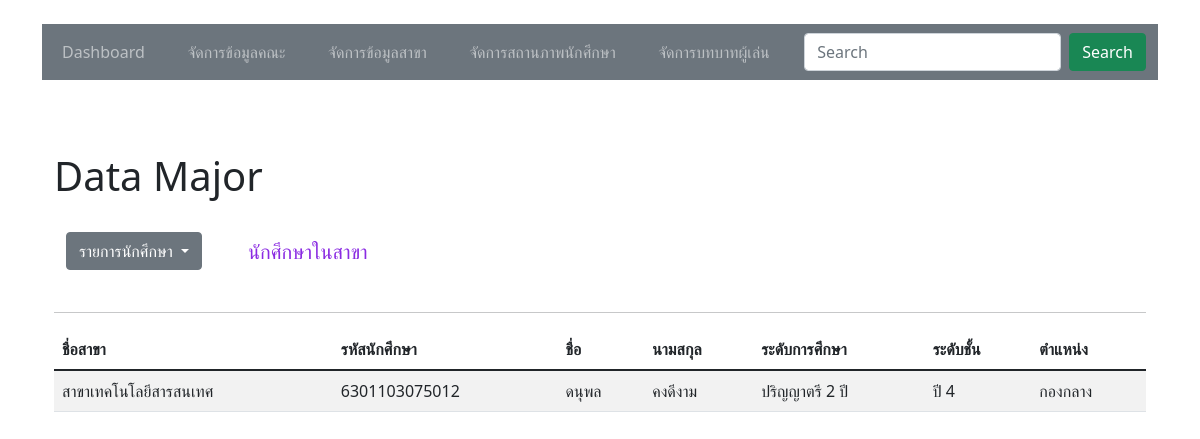
/dataMajor.php?majorId=1, run on the app's committed database.
### tables this page shows
CREATE TABLE `students` (
  `stId` int(11) NOT NULL,
  `studentId` varchar(13) NOT NULL,
  `firstName` varchar(255) NOT NULL,
  `lastName` varchar(255) NOT NULL,
  `personId` varchar(13) NOT NULL,
  `birthDate` date DEFAULT NULL,
  `phone` varchar(13) DEFAULT NULL,
  `address` varchar(255) DEFAULT NULL,
  `scholarshipId` int(11) NOT NULL,
  `statusId` int(11) NOT NULL,
  `awards` varchar(255) DEFAULT NULL,
  `study` varchar(255) DEFAULT NULL,
  `class` varchar(255) DEFAULT NULL,
  `majorId` int(11) NOT NULL,
  `fatherName` varchar(255) DEFAULT NULL,
  `fPhone` varchar(10) DEFAULT NULL,
  `motherName` varchar(255) DEFAULT NULL,
  `mPhone` varchar(10) DEFAULT NULL,
  `clubName` varchar(255) DEFAULT NULL,
  `position` varchar(255) DEFAULT NULL,
  `size` varchar(10) DEFAULT NULL,
  `number` varchar(4) DEFAULT NULL,
  `userRole` varchar(10) NOT NULL,
  `roleId` int(11) NOT NULL,
  `password` varchar(255) DEFAULT NULL,
  `image` varchar(255) DEFAULT NULL
);

CREATE TABLE `major` (
  `majorId` int(11) NOT NULL,
  `majorName` varchar(255) NOT NULL,
  `facultyId` int(11) NOT NULL
);

### dataMajor.php (the view, shortened to what this page needs)
<?php
require_once 'config/connect.php';
?>
<!DOCTYPE html>
<html lang="en">
<head>
  <link href="https://cdn.jsdelivr.net/npm/bootstrap@5.1.3/dist/css/bootstrap.min.css" rel="stylesheet">
  <link rel="stylesheet" href="https://cdn.datatables.net/1.11.5/css/jquery.dataTables.min.css">
</head>
<body>
  <div class="container mt-4 mb-4">
    <nav class="navbar navbar-expand-lg navbar-dark bg-secondary">
      <div class="container-fluid">
        <ul class="navbar-nav mb-2 mb-lg-0">
          <li class="nav-item fw-normal">
            <a class="nav-link" aria-current="page" href="dashboard.php">Dashboard</a>
          </li>
        </ul>
        <ul class="navbar-nav mb-2 mb-lg-0">
          <li class="nav-item fw-normal">
            <a class="nav-link" href="facultyPage.php">จัดการข้อมูลคณะ</a>
          </li>
        </ul>
        <ul class="navbar-nav mb-2 mb-lg-0">
          <li class="nav-item fw-normal">
            <a class="nav-link" href="majorPage.php">จัดการข้อมูลสาขา</a>
          </li>
        </ul>
        <ul class="navbar-nav mb-2 mb-lg-0">
          <li class="nav-item fw-normal">
            <a class="nav-link" href="statusPage.php">จัดการสถานภาพนักศึกษา</a>
          </li>
        </ul>
        <ul class="navbar-nav mb-2 mb-lg-0">
          <li class="nav-item fw-normal">
            <a class="nav-link" href="rolePage.php">จัดการบทบาทผู้เล่น</a>
          </li>
        </ul>
        <ul class="navbar-nav mb-2 mb-lg-0">
          <form class="d-flex">
            <input class="form-control me-2" type="search" placeholder="Search" aria-label="Search">
            <button class="btn btn-success" type="submit">Search</button>
          </form>
        </ul>
      </div>
    </nav>
    <br>
  </div>
  <div class="container-sm">
    <div class="container mt-5">
      <div class="row">
        <div class="col-md-6">
          <h1>Data Major</h1>
        </div>
      </div>
      <br>
      <div class="container">
        <div class="row">
          <div class="col-md-2">
            <div class="dropdown">
              <button class="btn btn-secondary dropdown-toggle" type="button" id="dropdownMenuButton1" data-bs-toggle="dropdown" aria-expanded="false">
                รายการนักศึกษา
              </button>
            </div>
          </div>
          <div class="col-md-2 mt-2 text-left" style="color:blueviolet;">
            <h5>นักศึกษาในสาขา</h5>
          </div>
        </div>
      </div>
      <br>
      <hr>
      <table class="table table-striped">
        <thead>
          <tr>
            <th scope="col">ชื่อสาขา</th>
            <th scope="col">รหัสนักศึกษา</th>
            <th scope="col">ชื่อ</th>
            <th scope="col">นามสกุล</th>
            <th scope="col">ระดับการศึกษา</th>
            <th scope="col">ระดับชั้น</th>
            <th scope="col">ตำแหน่ง</th>
          </tr>
        </thead>
        <tbody>
          <?php
          if (isset($_GET['majorId'])) {
            $majorId = $_GET['majorId'];
            $sql = $conn->query("SELECT students.*, major.majorName
                                    FROM students
                                    INNER JOIN major ON students.majorId=major.majorId
                                    WHERE students.majorId=$majorId
                                    AND students.userRole!='admin'");
            $sql->execute();
            $data = $sql->fetchAll();
          }
          if (!$data) {
            echo "<tr><td colspan='7' class='text-center'>No Data found</td></tr>";
          } else {
            foreach ($data as $majors) {
          ?>
              <tr>
                <td><?= $majors['majorName']; ?></td>
                <td><?= $majors['studentId']; ?></td>
                <td><?= $majors['firstName']; ?></td>
                <td><?= $majors['lastName']; ?></td>
                <td><?= $majors['study']; ?></td>
                <td><?= $majors['class']; ?></td>
                <td><?= $majors['position']; ?></td>
              </tr>
          <?php }
          } ?>
        </tbody>
      </table>
    </div>
  </div>
</body>
</html>

### data on the page
students: majorId.majorName "สาขาเทคโนโลยีสารสนเทศ", studentId "6301103075012", firstName "ดนุพล", lastName "คงดีงาม", study "ปริญญาตรี 2 ปี", class "ปี 4", position "กองกลาง"
